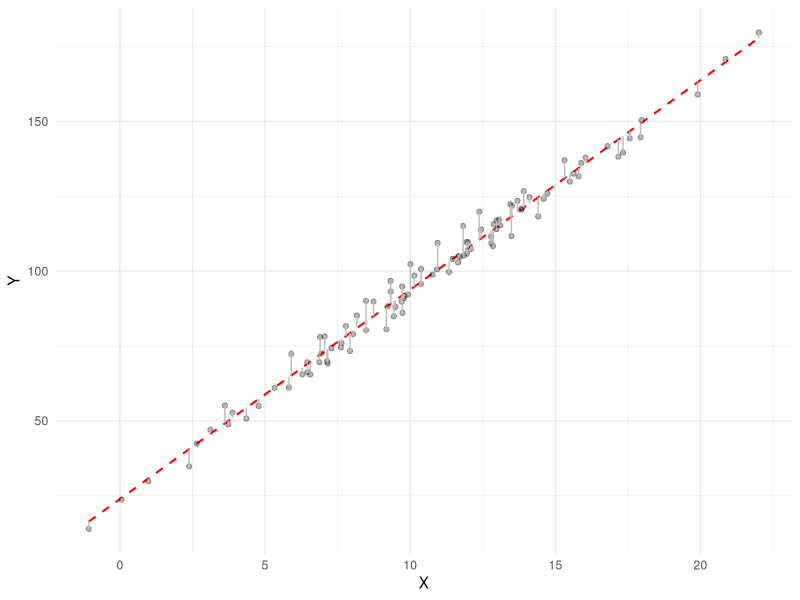

Write R code to recreate this figure.
## ---- chunk 1
library(ggplot2)
set.seed(1)

X <- rnorm(100, 10, 5)
Y <- X * 7 + 4 + rnorm(100, 20, 4) 
model <- lm(Y ~ X)
ggplot(mapping = aes(x = X, y = Y)) + 
    geom_smooth(method = "lm", color = "red", linetype = "dashed", linewidth = 0.7, se = FALSE) +
    geom_point(alpha = .3) +
    geom_segment(aes(x = X, y = model$fitted.values, xend = X, yend = Y), color = "grey", linewidth = 0.5) +
    theme_minimal()
